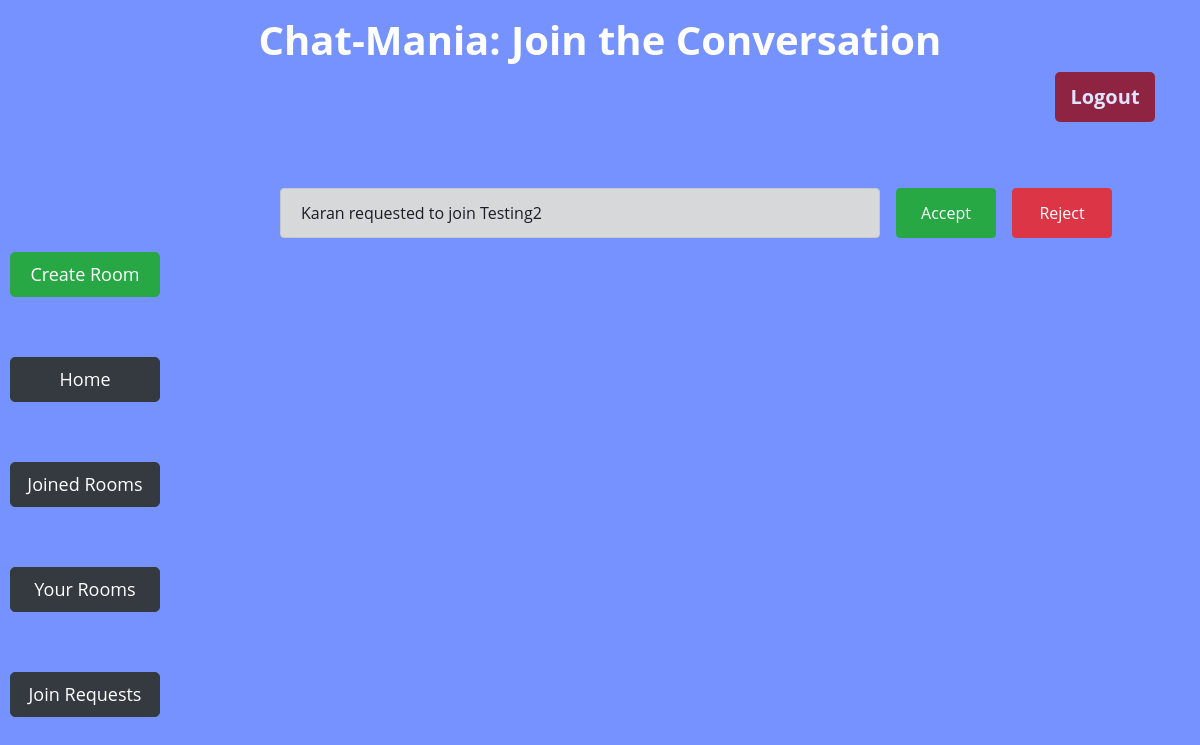
Before: /requests (signed in) with the older database file.
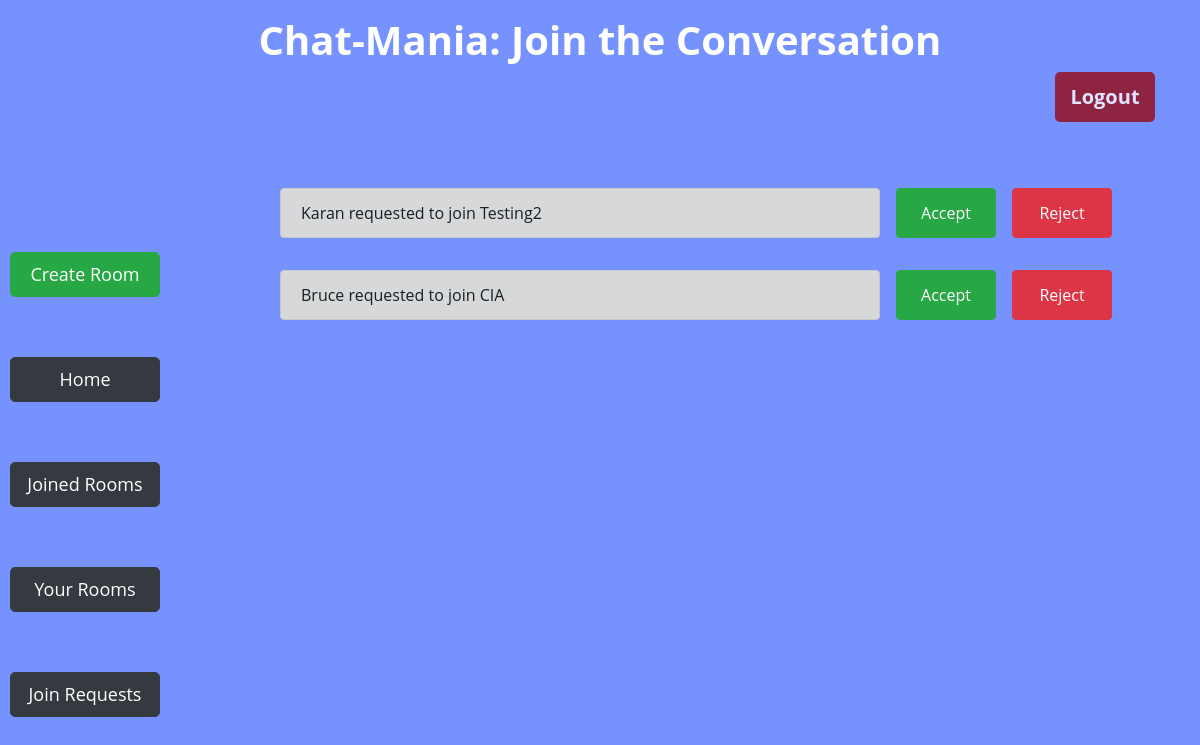
After: the same page with the newer database file.
### app/models.py (models this page shows, shortened)
class JoinRequests(models.Model):
    user = models.ForeignKey(User, on_delete=models.CASCADE, related_name="get_users_requests")
    room = models.ForeignKey(Room, on_delete=models.CASCADE, related_name="get_rooms_requests")
    admin = models.ForeignKey(User, on_delete=models.CASCADE, related_name="get_admins_requests")
    def __str__(self):
        return f"{self.user.username} requested to join {self.room.name}"
    class Meta:
        unique_together = ['user', 'room', 'admin']

class User(AbstractUser):
    joinedRooms = models.IntegerField(default=0)
    createdRooms = models.IntegerField(default=0)

class Room(models.Model):
    name = models.CharField(max_length=64,unique=True)
    description = models.CharField(max_length=256)
    admin = models.ForeignKey(User, on_delete=models.CASCADE, related_name="get_admin")
    numberUsers = models.IntegerField(default=1)

### app/views.py (the view)
# urls.py: path('requests', views.join_requests, name='join_requests'),
@login_required(login_url="login")
def join_requests(request):
    requests = JoinRequests.objects.filter(admin=request.user)
    print(requests)
    return render(request, 'app/joinrequests.html', {
        'requests': requests
    })

### app/templates/app/joinrequests.html (shortened to what this page needs)
{% extends 'app/layout.html' %}
{% block body %}
    <div class="container">
        <div class="row">
            <div class="col-md-12 mt-3">
                <h1 class="text-center" style="font-weight: 700;">Chat-Mania: Join the Conversation</h1>
                <form action="{% url 'logout' %}" method="post">
                 <input type="submit" id="logout-btn" class="btn btn-danger float-right" style="border: none;" value="Logout">
                </form>
             </div>
         </div>
    </div>
    <div class="d-flex" id="try">
    <div class="btn-Cont d-flex flex-column justify-content-around">
        <a id="lbtn" href="{% url 'create' %}" class="btn  btn-success">Create Room</a>
        <a id="lbtn" href="{% url 'index' %}" class="btn  btn-dark">Home</a>
        <a id="lbtn" href="{% url 'joined_rooms' %}" class="btn  btn-dark">Joined Rooms</a>
        <a id="lbtn" class="btn  btn-dark" href="{% url 'your_rooms' %}" >Your Rooms</a>
        <a id="lbtn" class="btn btn-dark" href="{% url 'join_requests' %}">Join Requests</a>
    </div>
     <div class="form-group" id="joinRequest">
          {% for request in requests %}
          <span id="request{{request.id}}">
          <div class="d-flex flex-row mt-3">
          <div class="alert alert-dark" role="alert" class="form-control" style="width: 600px;">
            {{request}}
          </div>
          <button class="btn btn-success ml-3" style="width: 100px; height: 50px;" value="{{request.id}}" id="AcceptRequest">Accept</button>
          <button class="btn btn-danger ml-3" style="width: 100px; height: 50px;" value="{{request.id}}" id="RejectRequest">Reject</button>
          </div>
          </span>
          {% endfor %}
     </div>
    </div>
{% endblock %}

Changed rows visible on the page:
added JoinRequests: user+room "Bruce requested to join CIA", {{ request.id }} 62 (drawn)
